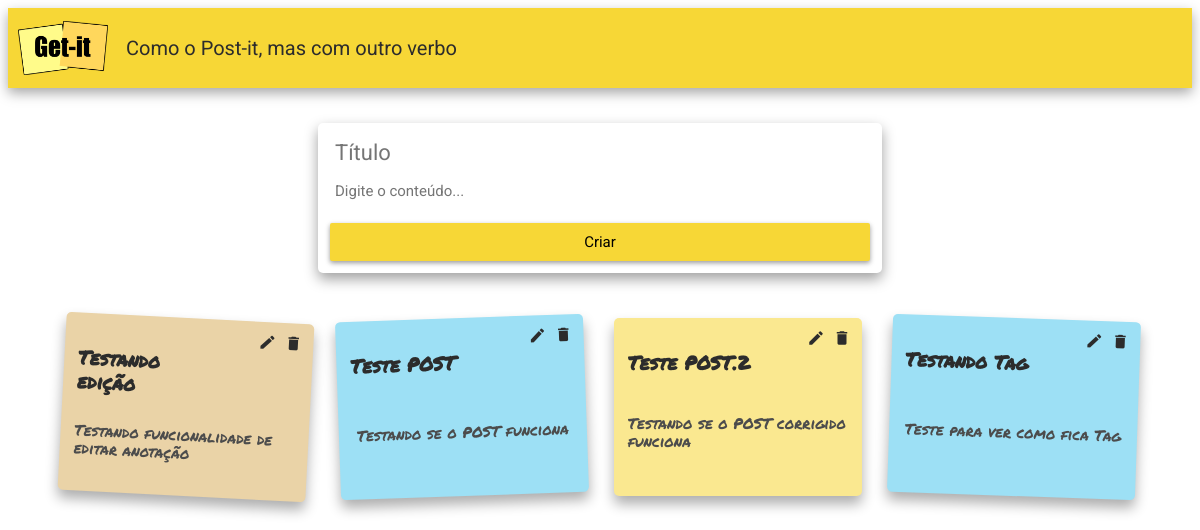
Before: / with the older database file.
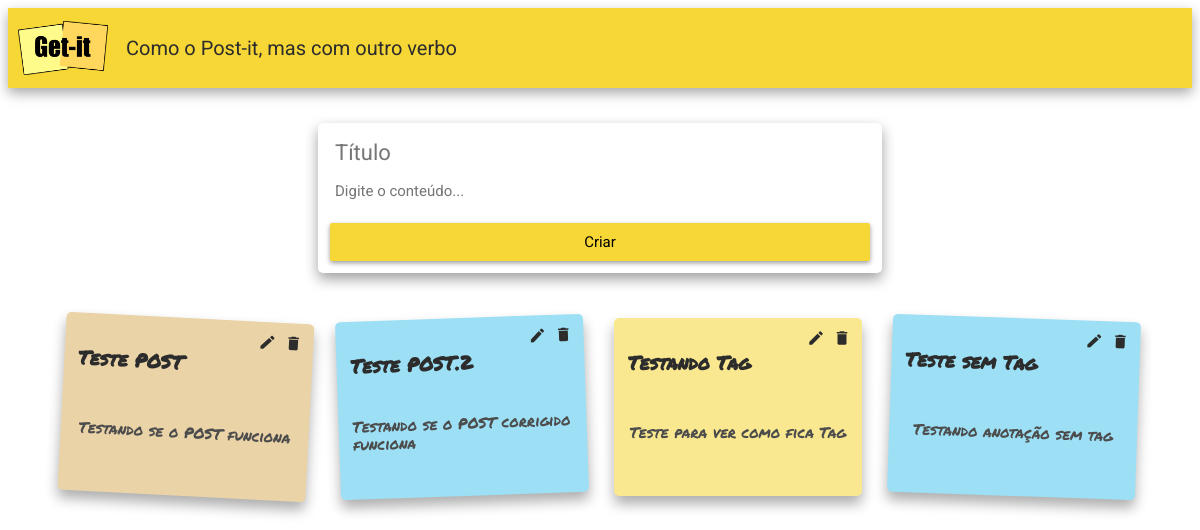
After: the same page with the newer database file.
### notes/models.py (models this page shows, shortened)
class Note(models.Model):
    title = models.CharField(max_length=200)
    content = models.TextField(null=True)
    tag = models.ForeignKey(Tag, on_delete=models.CASCADE, null=True, blank=True)

### notes/views.py (the view)
# urls.py: path('', views.index, name='index'),
def index(request):
    if request.method == 'POST':
        title = request.POST.get('titulo')
        content = request.POST.get('detalhes')
        nome_tag = request.POST.get('tag')
        tag = obter_tag(nome_tag)
        note = Note(title=title, content=content, tag=tag)
        note.save()
        return redirect('index')
    else:
        all_notes = Note.objects.all()
        return render(request, 'notes/index.html', {'notes': all_notes})

### notes/templates/notes/index.html (shortened to what this page needs)
{% extends "notes/base.html" %}
{% load static %}
{% block content %}
    <div class="appbar">
      <img src="{% static 'notes/img/logo-getit.png' %}" class="logo" />
      <span class="subtitle">Como o Post-it, mas com outro verbo</span>
    </div>
    <main class="container">
      <form class="form-card" method="post">
        <input
          class="form-card-title"
          type="text"
          name="titulo"
          placeholder="Título"
        />
        <textarea
          class="autoresize"
          name="detalhes"
          placeholder="Digite o conteúdo..."
        ></textarea>
        <button class="btn" type="submit">Criar</button>
      </form>
      <div class="card-container">
        {% for note in notes %}
        <div class="card">
          <a href="{% url 'edit' id=note.id %}" class="card-edit">
            <span class="material-icons">edit</span>
          </a>
          <a href="{% url 'delete' id=note.id %}" class="card-remove">
            <span class="material-icons">delete</span>
          </a>
          <h3 class="card-title">{{ note.title }}</h3>
          <div class="card-content">
            <p>{{ note.content }}</p>
          </div>
        </div>
        {% endfor %}
      </div>
    </main>
{% endblock %}

Changed rows visible on the page:
removed Note: title "Testando edição", content "Testando funcionalidade de editar anotação"
added Note: title "Teste sem Tag", content "Testando anotação sem tag"
